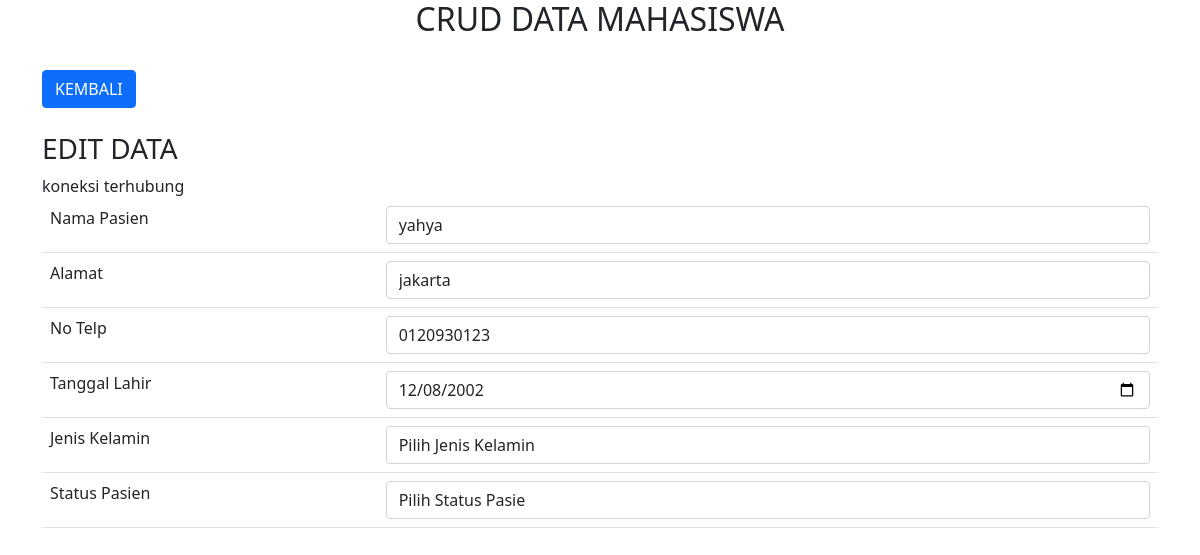
Page /edit.php?id_pasien=14 on the committed database.
### tables this page shows
CREATE TABLE `tb_rumahsakit` (
  `id_pasien` int(11) NOT NULL,
  `nama_pasien` varchar(255) NOT NULL,
  `alamat_pasien` varchar(255) NOT NULL,
  `no_telp` varchar(255) NOT NULL,
  `tanggal_lahir` date NOT NULL,
  `jenis_kelamin` enum('Laki-laki','Perempuan','','') NOT NULL,
  `status_pasien` enum('Aktif','Tidak Aktif','','') NOT NULL
);

### edit.php (the view, shortened to what this page needs)
<!DOCTYPE html>
<html lang="en">
<head>
    <link href="https://cdn.jsdelivr.net/npm/bootstrap@5.0.2/dist/css/bootstrap.min.css" rel="stylesheet">
</head>
<body>
    <div class="container">
        <h2 class="text-center">CRUD DATA MAHASISWA</h2>
        <br>
        <a href="index.php" class="btn btn-primary">KEMBALI</a>
        <br>
        <br>
        <h3>EDIT DATA</h3>
        <?php
        include 'koneksi.php';
        $id_pasien = $_GET['id_pasien'];
        $data = mysqli_query($koneksi, "select * from tb_rumahsakit where id_pasien = '$id_pasien'");
        while($d = mysqli_fetch_array($data)){
            ?>
            <form method='post' action="update.php">
                <table class="table">
                    <tr>
                        <td>Nama Pasien</td>
                        <td>
                            <input type="text" name="nama_pasien" value="<?php echo $d['nama_pasien']; ?>" class="form-control">
                        </td>
                    </tr>
                    <tr>
                        <td>Alamat</td>
                        <td>
                            <input type="text" name="alamat_pasien" value="<?php echo $d['alamat_pasien']; ?>" class="form-control">
                        </td>
                    </tr>
                    <tr>
                        <td>No Telp</td>
                        <td>
                            <input type="number" name="no_telp" value="<?php echo $d['no_telp']; ?>" class="form-control">
                        </td>
                    </tr>
                    <tr>
                        <td>Tanggal Lahir</td>
                        <td>
                            <input type="date" name="tanggal_lahir" value="<?php echo $d['tanggal_lahir']; ?>" class="form-control">
                        </td>
                    </tr>
                    <tr>
                        <td>Jenis Kelamin</td>
                        <td>
                            <select name="jenis_kelamin" class="form-control">
                                <option value="">Pilih Jenis Kelamin</option>
                            </select>
                        </td>
                    </tr>
                    <tr>
                        <td>Status Pasien</td>
                        <td>
                            <select name="status_pasien" class="form-control">
                                <option value="">Pilih Status Pasie</option>
                            </select>
                        </td>
                    </tr>
                </table>
            </form>
            <?php
        }
        ?>
    </div>
</body>
</html>

### rows in the picture
tb_rumahsakit: nama_pasien "yahya", alamat_pasien "jakarta", no_telp "0120930123", tanggal_lahir "12/08/2002"
